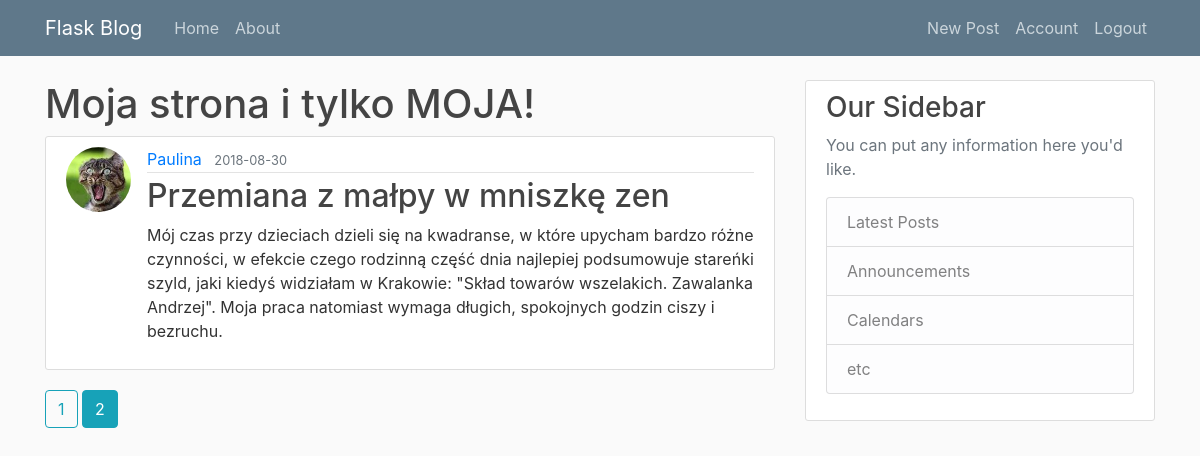
Screenshot of /home?page=2 (signed in) with the database file from the repository.
### popierwsze/models.py (models this page shows, shortened)
class Post(db.Model):
    id = db.Column(db.Integer, primary_key=True)
    title = db.Column(db.String(100), nullable=False)
    date_posted = db.Column(db.DateTime, nullable=False, default=datetime.utcnow)
    content = db.Column(db.Text, nullable=False)
    user_id = db.Column(db.Integer, db.ForeignKey('user.id'), nullable=False) #user.id z małej bo to odniesienie do wiersza tabeli User a nie do całej klasy

class User(db.Model, UserMixin):    #userMixin pozwoli nam dziedziczyć funkcje tej klasy/logowanie
    id = db.Column(db.Integer, primary_key=True)
    username = db.Column(db.String(20), unique=True, nullable=False)
    email = db.Column(db.String(120), unique=True, nullable=False)
    image_file = db.Column(db.String(20), nullable=False, default='default.jpg')
    password = db.Column(db.String(60), nullable=False)
    post = db.relationship('Post', backref='author', lazy=True)  #backref - dodaje kolumnę do modułu Post - nazwaną "author"

### popierwsze/main/routes.py (the view)
@main.route("/")
@main.route("/home")
def home():
    page = request.args.get('page', 1, type=int)    #ilość stron, domyślnie pierwsza i podane w integerach
    posts = Post.query.order_by(Post.date_posted.desc()).paginate(page=page, per_page=5)        #wyciąganie postów z db - paginate będzie ściągać z podziałem na strony
    return render_template("home.html", posts=posts)

### popierwsze/models.py (called while the page is built)
@login_menager.user_loader      #funkcja dekoracyjna do utrzymywania logowania użytkownika
def load_user(user_id):
    return User.query.get(int(user_id))

### popierwsze/templates/home.html (shortened to what this page needs)
{% extends "layout.html"%}
{% block content %}
    <h1>Moja strona i tylko MOJA! </h1>
    {% for post in posts.items %}
        <article class="media content-section">
          <img class="rounded-circle article-img" src="{{ url_for('static', filename='profile_pics/' + post.author.image_file) }}">
          <div class="media-body">
            <div class="article-metadata">
              <a class="mr-2" href="{{ url_for('users.user_posts', username=post.author.username) }}">{{ post.author.username }}</a>
              <small class="text-muted">{{ post.date_posted.strftime('%Y-%m-%d') }}</small>
            </div>
            <h2><a class="article-title" href="{{ url_for('posts.post', post_id=post.id) }}">{{ post.title }}</a></h2>
            <p class="article-content">{{ post.content }}</p>
          </div>
        </article>
    {% endfor%}
    {% for page_num in posts.iter_pages(left_edge=1, right_edge=1, left_current=1, right_current=2) %}
        {% if page_num %}
            {% if posts.page == page_num %}
                <a class="btn btn-info mb-4" href="{{ url_for('main.home', page=page_num) }}">{{ page_num }}</a>
            {% else %}
                <a class="btn btn-outline-info mb-4" href="{{ url_for('main.home', page=page_num) }}">{{ page_num }}</a>
            {% endif %}
        {% endif %}
    {% endfor %}
{% endblock content %}

### popierwsze/static/main.css (style rules this page uses)
body { background: #fafafa; color: #333333; margin-top: 5rem; }
h1, h2, h3, h4, h5, h6 { color: #444444; }
.content-section { background: #ffffff; padding: 10px 20px; border: 1px solid #dddddd; border-radius: 3px; margin-bottom: 20px; }
.article-title { color: #444444; }
.article-content { white-space: pre-line; }
.article-img { height: 65px; width: 65px; margin-right: 16px; }
.article-metadata { padding-bottom: 1px; margin-bottom: 4px; border-bottom: 1px solid #e3e3e3 }

### rows the page displays
Post: image_file (picture), author.username "Paulina", date_posted "2018-08-30", title "Przemiana z małpy w mniszkę zen", content "Mój czas przy dzieciach dzieli się na kwadranse, w które upycham bardzo różne czynności, w efekcie czego rodzinną część dnia najlepiej podsumowuje stareńki szyld, jaki kiedyś widziałam w Krakowie: \"Skład towarów wszelakich. Zawalanka Andrzej\". Moja praca natomiast wymaga długich, spokojnych godzin ciszy i bezruchu."

### other values shown
{{ page_num }} "1"
{{ page_num }} "2"
